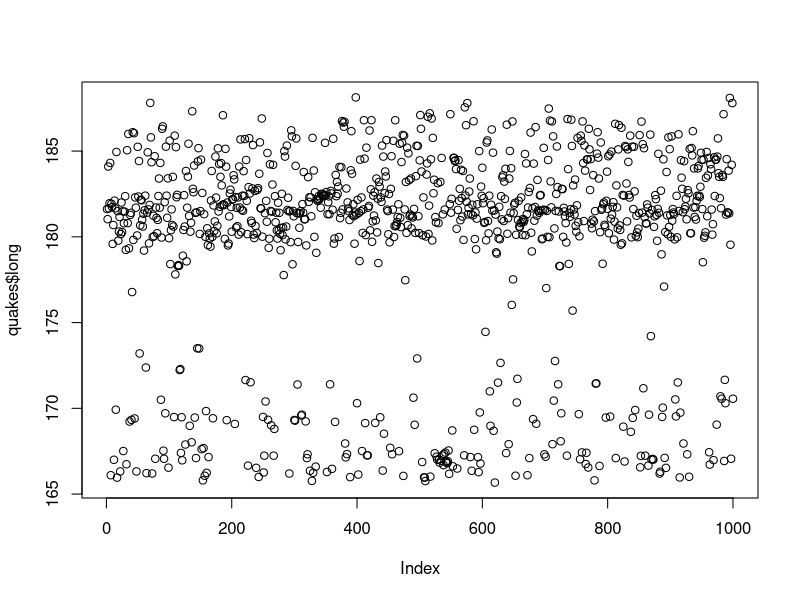
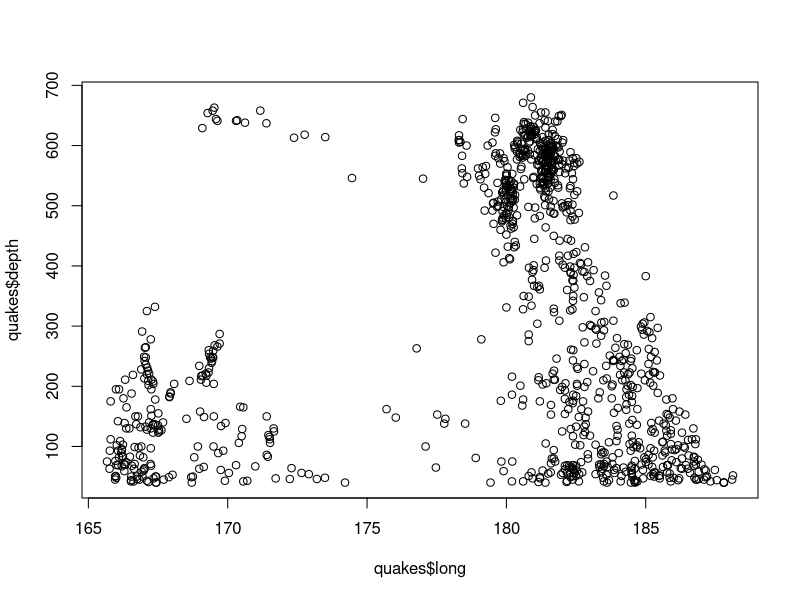
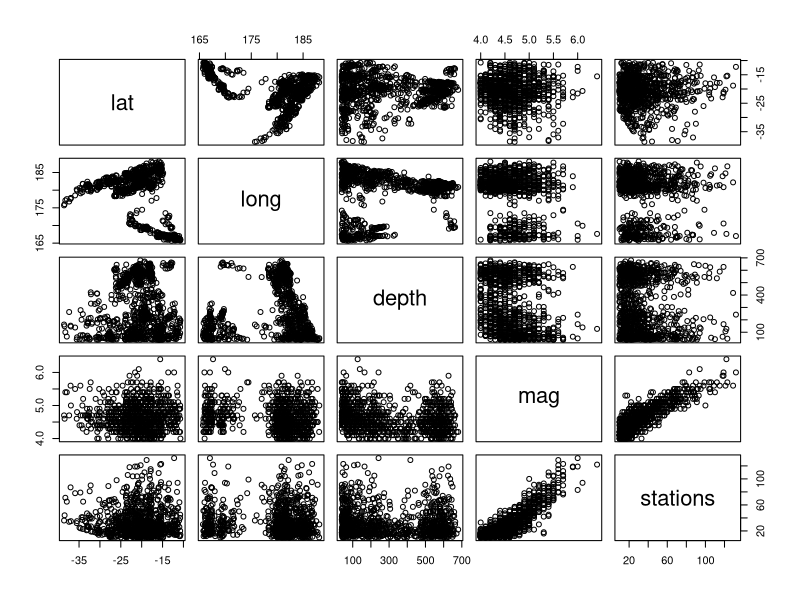
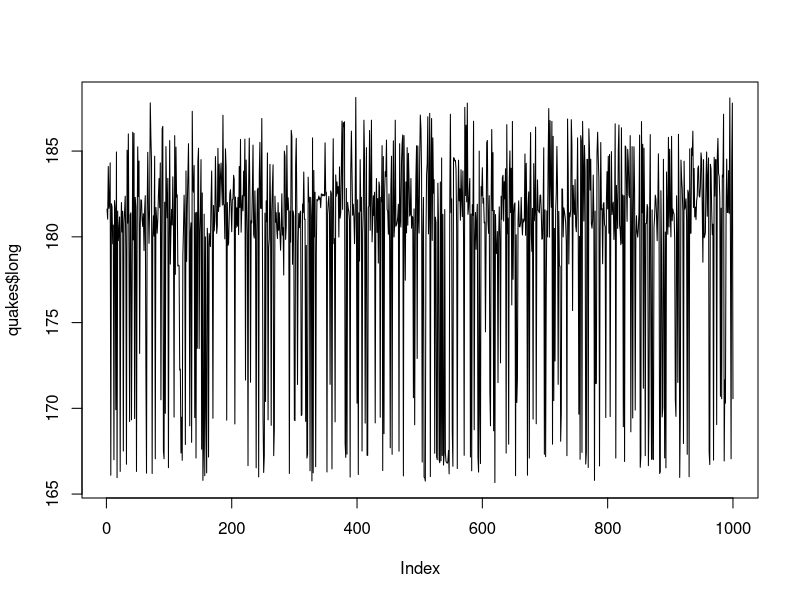
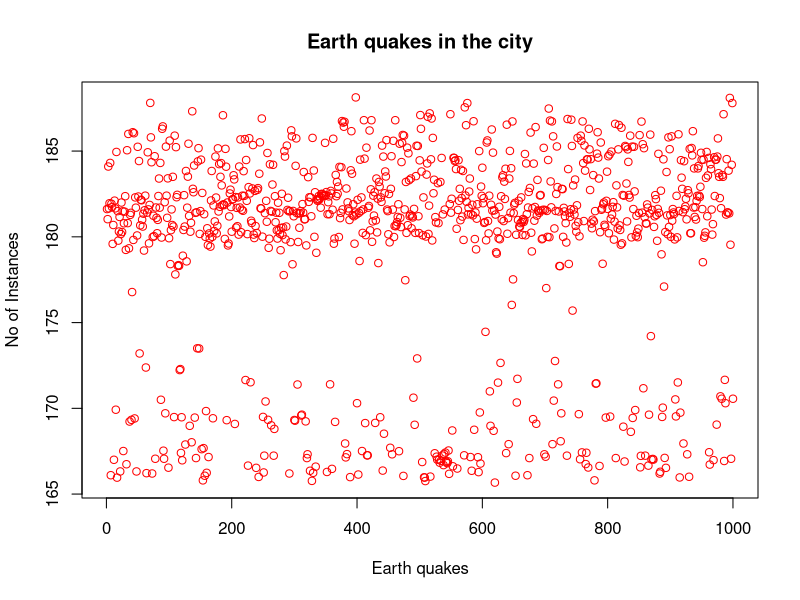
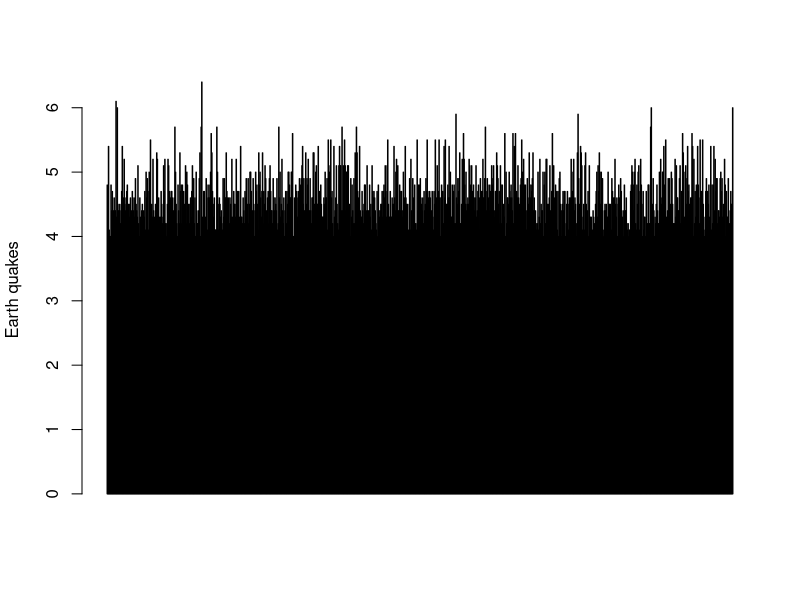
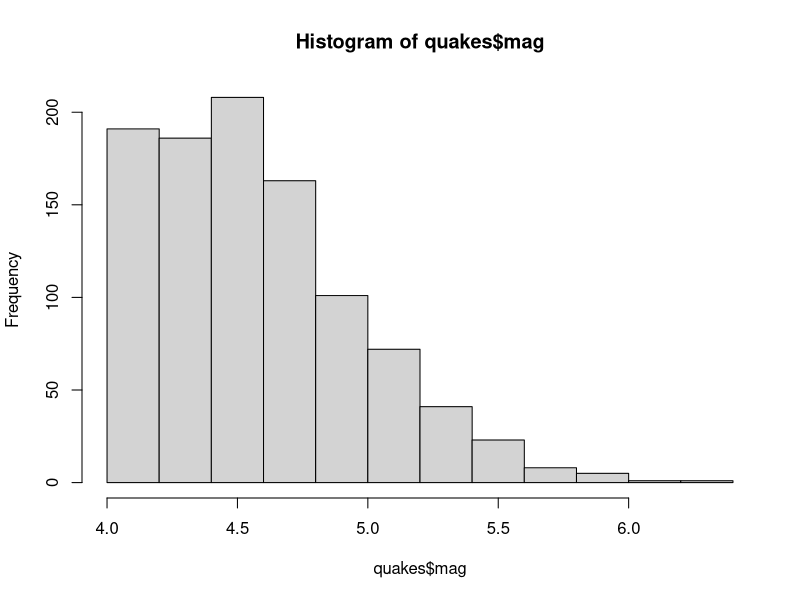
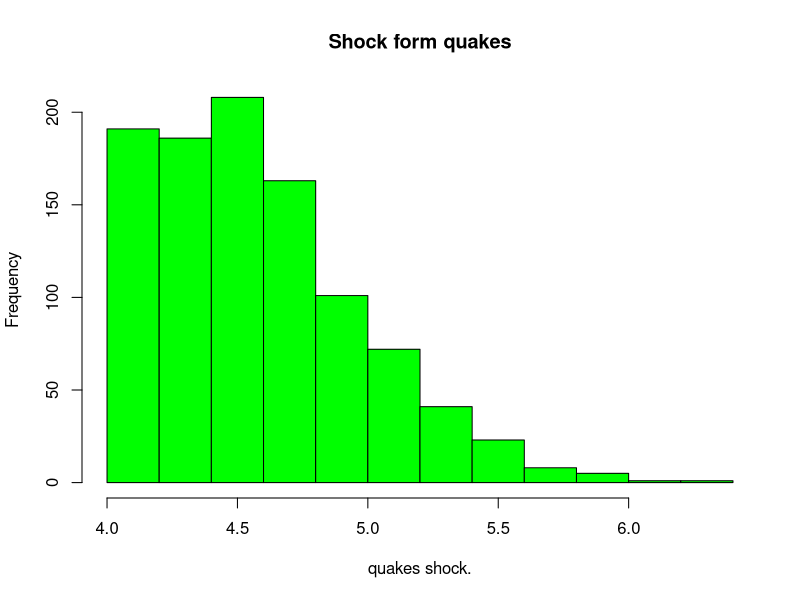

The R script that drew these images, in order: (Note: this script raises an error after producing the figures.)
e_quakes<-datasets::quakes

####Top 10 rows and last 10 rows
head(quakes,10)
tail(quakes,10)

######Columns
quakes[,c(1,2)]

df=quakes[,-6]

summary(quakes[,1])

quakes$long

summary(quakes$long)
###########Summary of the data#########

summary(quakes)
summary(quakes$depth) 

#####################
plot(quakes$long)
plot(quakes$long,quakes$depth,type="p")
plot(quakes)

# points and lines 
plot(quakes$long, type= "l") # p: points, l: lines,b: both
plot(quakes$long, xlab = 'Earth quakes', 
     ylab = 'No of Instances', main = 'Earth quakes in the city',
     col = 'red')

# Horizontal bar plot
barplot(quakes$mag, main = '',
        ylab = 'Earth quakes', col= 'red',horiz =F,axes=T)

#Histogram
hist(quakes$mag)
hist(quakes$mag, 
     main = 'Shock form quakes',
     xlab = 'quakes shock.', col='green')

#Density plot
density(quakes$long)
hist(quakes$long, 
     main = 'Denstiy of the mag',
     xlab = 'Denstiy plot.', col='brown')

#Single box plot
boxplot(quakes$mag,main="Boxplot")

# Multiple box plots
boxplot(quakes[,2:4],main='Multiple')

par(mfrow=c(3,3),mar=c(2,5,2,1),  las=0, bty="o")
plot(quakes$lat)
plot(quakes$lat, quakes$depth)
plot(quakes$lat, type= "l")
plot(quakes$lat, type= "l")
plot(quakes$lat, type= "l")
barplot(quakes$lat, main = 'Quakes lat',
        xlab = 'Quakes lat', col='pink',horiz = TRUE)
hist(quakes$lat)
boxplot(quakes$lat)
boxplot(quakes[,0:4], main='Multiple Box plots')

sd(quakes$depth)
var(quakes$lat)
skewness(quakes$long)
kurtosis(quakes$depth)

